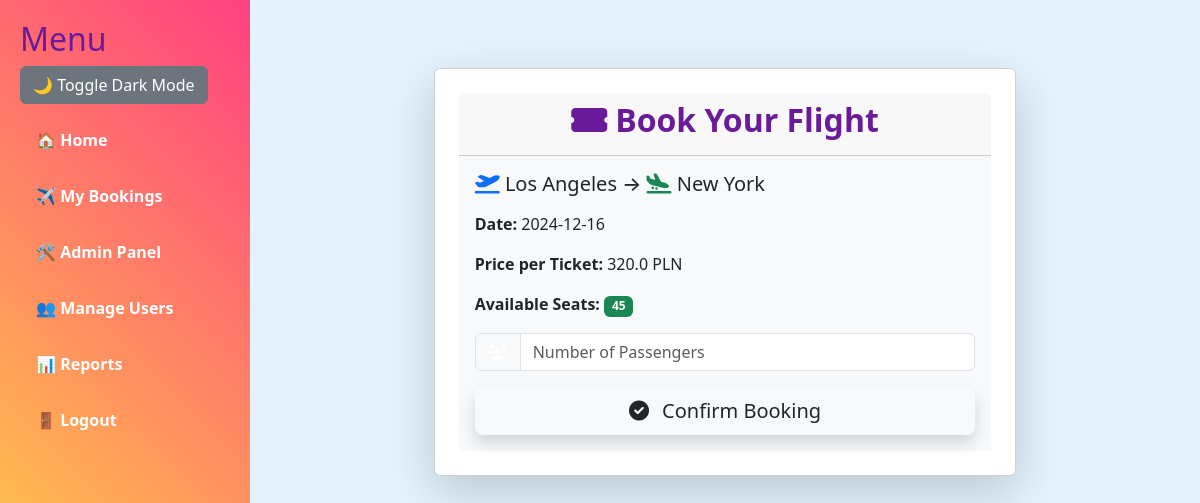
/book/7 (signed in), run on an earlier commit of the app's database.
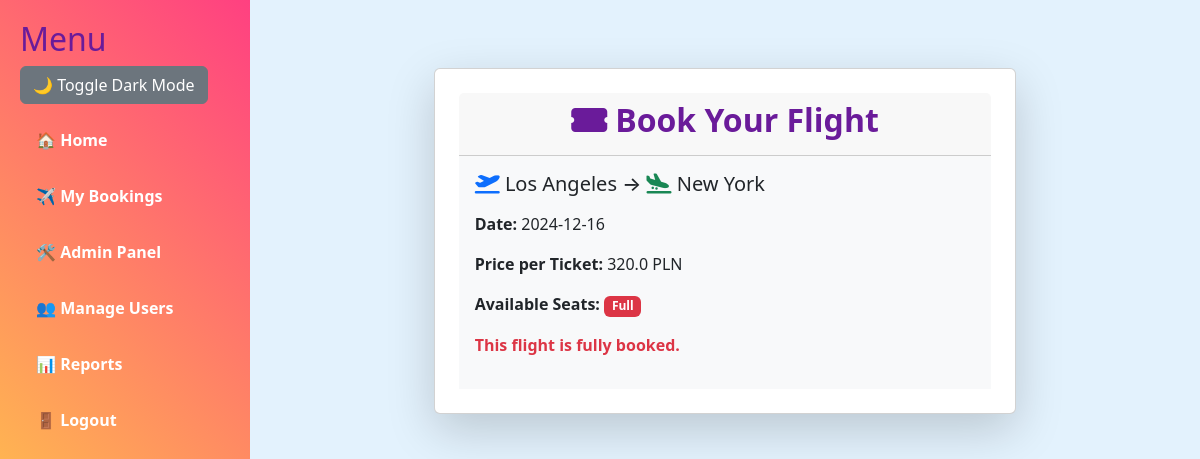
And on a later commit of the database.
### app.py (models this page shows)
class Flight(db.Model):
    id = db.Column(db.Integer, primary_key=True)
    departure_city = db.Column(db.String(100), nullable=False)
    arrival_city = db.Column(db.String(100), nullable=False)
    date = db.Column(db.String(100), nullable=False)
    price = db.Column(db.Float, nullable=False)
    available_seats = db.Column(db.Integer, nullable=False)

### app.py (the view, shortened to what this page needs)
@app.route("/book/<int:flight_id>", methods=["GET", "POST"])
@login_required
def book_flight(flight_id):
    flight = Flight.query.get_or_404(flight_id)
    return render_template("book.html", flight=flight)

### app.py (called while the page is built)
@login_manager.user_loader
def load_user(user_id):
    return User.query.get(int(user_id))

    @property
    def is_active(self):
        return True

### templates/book.html
{% extends "base.html" %}
{% block content %}
<div class="container-fluid">
    <div class="row justify-content-center my-5">
        <div class="col-md-8">
            <div class="card shadow-lg p-4 rounded">
                <div class="card-header bg-gradient-primary text-white text-center">
                    <h2 class="fw-bold"><i class="fas fa-ticket-alt me-2"></i>Book Your Flight</h2>
                </div>
                <div class="card-body bg-light">
                    <h5 class="text-dark mb-3">
                        <i class="fas fa-plane-departure text-primary"></i> {{ flight.departure_city }} →
                        <i class="fas fa-plane-arrival text-success"></i> {{ flight.arrival_city }}
                    </h5>
                    <p><strong>Date:</strong> {{ flight.date }}</p>
                    <p><strong>Price per Ticket:</strong> {{ flight.price }} PLN</p>
                    <p><strong>Available Seats:</strong>
                        {% if flight.available_seats > 0 %}
                            <span class="badge bg-success">{{ flight.available_seats }}</span>
                        {% else %}
                            <span class="badge bg-danger">Full</span>
                        {% endif %}
                    </p>
                    {% if flight.available_seats > 0 %}
                    <form method="POST">
                        <div class="input-group mb-3">
                            <span class="input-group-text bg-gradient-primary text-white">
                                <i class="fas fa-users"></i>
                            </span>
                            <input type="number" name="passengers" class="form-control" placeholder="Number of Passengers" min="1" max="{{ flight.available_seats }}" required>
                        </div>
                        <div class="d-grid">
                            <button type="submit" class="btn btn-gradient-success btn-lg shadow">
                                <i class="fas fa-check-circle me-2"></i> Confirm Booking
                            </button>
                        </div>
                    </form>
                    {% else %}
                        <p class="text-danger fw-bold">This flight is fully booked.</p>
                    {% endif %}
                </div>
            </div>
        </div>
    </div>
</div>
{% endblock %}

What changed in the data, as far as the page shows it:
changed Flight "Los Angeles": available_seats "45" → (not shown)
Also different on the page:
text no longer shown: "Confirm Booking"
text now shown: "Full This flight is fully booked."
